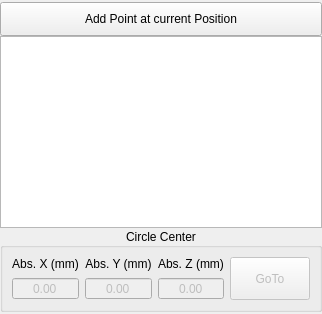
          <widget class="QWidget" name="tab_6">
           <attribute name="title">
            <string>Circle Fit</string>
           </attribute>
           <layout class="QVBoxLayout" name="verticalLayout_7">
            <property name="spacing">
             <number>0</number>
            </property>
            <property name="sizeConstraint">
             <enum>QLayout::SetDefaultConstraint</enum>
            </property>
            <property name="leftMargin">
             <number>0</number>
            </property>
            <property name="topMargin">
             <number>2</number>
            </property>
            <property name="rightMargin">
             <number>0</number>
            </property>
            <property name="bottomMargin">
             <number>2</number>
            </property>
            <item>
             <widget class="QPushButton" name="circle_fit_add_point_button">
              <property name="minimumSize">
               <size>
                <width>0</width>
                <height>34</height>
               </size>
              </property>
              <property name="text">
               <string>Add Point at current Position</string>
              </property>
             <property name="icon"><iconset><normaloff>icons/power.svg</normaloff></iconset></property><property name="iconSize"><size><width>20</width><height>20</height></size></property></widget>
            </item>
            <item>
             <widget class="QListWidget" name="circle_fit_listWidget" />
            </item>
            <item>
             <widget class="QGroupBox" name="groupBox_4">
              <property name="title">
               <string>Circle Center</string>
              </property>
              <property name="alignment">
               <set>Qt::AlignCenter</set>
              </property>
              <layout class="QGridLayout" name="gridLayout_14">
               <item row="0" column="1">
                <widget class="QLabel" name="label_12">
                 <property name="text">
                  <string>Abs. X (mm)</string>
                 </property>
                 <property name="alignment">
                  <set>Qt::AlignCenter</set>
                 </property>
                </widget>
               </item>
               <item row="0" column="4" rowspan="2">
                <widget class="QPushButton" name="goto_circle_center_button">
                 <property name="enabled">
                  <bool>false</bool>
                 </property>
                 <property name="sizePolicy">
                  <sizepolicy hsizetype="Minimum" vsizetype="Preferred">
                   <horstretch>0</horstretch>
                   <verstretch>0</verstretch>
                  </sizepolicy>
                 </property>
                 <property name="text">
                  <string>GoTo</string>
                 </property>
                <property name="minimumSize"><size><width>0</width><height>34</height></size></property></widget>
               </item>
               <item row="1" column="3">
                <widget class="QDoubleSpinBox" name="circle_fit_z_spinbox">
                 <property name="enabled">
                  <bool>false</bool>
                 </property>
                 <property name="alignment">
                  <set>Qt::AlignCenter</set>
                 </property>
                 <property name="buttonSymbols">
                  <enum>QAbstractSpinBox::NoButtons</enum>
                 </property>
                 <property name="minimum">
                  <double>-1000.000000000000000</double>
                 </property>
                 <property name="maximum">
                  <double>1000.000000000000000</double>
                 </property>
                </widget>
               </item>
               <item row="0" column="2">
                <widget class="QLabel" name="label_13">
                 <property name="text">
                  <string>Abs. Y (mm)</string>
                 </property>
                 <property name="alignment">
                  <set>Qt::AlignCenter</set>
                 </property>
                </widget>
               </item>
               <item row="0" column="3">
                <widget class="QLabel" name="label_14">
                 <property name="text">
                  <string>Abs. Z (mm)</string>
                 </property>
                 <property name="alignment">
                  <set>Qt::AlignCenter</set>
                 </property>
                </widget>
               </item>
               <item row="1" column="2">
                <widget class="QDoubleSpinBox" name="circle_fit_y_spinbox">
                 <property name="enabled">
                  <bool>false</bool>
                 </property>
                 <property name="alignment">
                  <set>Qt::AlignCenter</set>
                 </property>
                 <property name="buttonSymbols">
                  <enum>QAbstractSpinBox::NoButtons</enum>
                 </property>
                 <property name="minimum">
                  <double>-1000.000000000000000</double>
                 </property>
                 <property name="maximum">
                  <double>1000.000000000000000</double>
                 </property>
                </widget>
               </item>
               <item row="1" column="1">
                <widget class="QDoubleSpinBox" name="circle_fit_x_spinbox">
                 <property name="enabled">
                  <bool>false</bool>
                 </property>
                 <property name="alignment">
                  <set>Qt::AlignCenter</set>
                 </property>
                 <property name="buttonSymbols">
                  <enum>QAbstractSpinBox::NoButtons</enum>
                 </property>
                 <property name="minimum">
                  <double>-1000.000000000000000</double>
                 </property>
                 <property name="maximum">
                  <double>1000.000000000000000</double>
                 </property>
                </widget>
               </item>
              </layout>
             </widget>
            </item>
           </layout>
          </widget>
